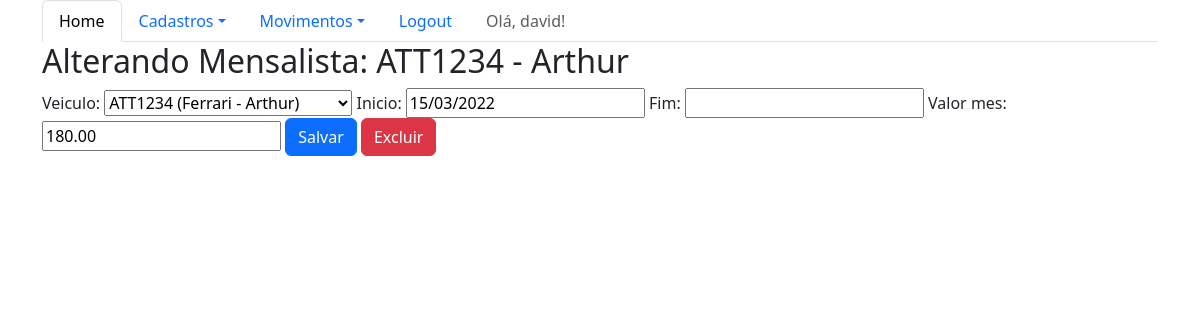
The app's page /sistema/mensalistaupdate/2/ (signed in) with its own data.
### core/models.py (models this page shows, shortened)
class Mensalista(models.Model):
    veiculo = models.ForeignKey(Veiculo, on_delete=models.CASCADE)
    inicio = models.DateField()
    fim = models.DateField(auto_now=False, null=True, blank=True)
    valor_mes = models.DecimalField(max_digits=6, decimal_places=2)
    def __str__(self):
        return f'{self.veiculo.placa} - {self.veiculo.proprietario.nome}'

class Veiculo(models.Model):
    placa = models.CharField(max_length=7)
    marca = models.ForeignKey(Marca,blank=True,null=True, on_delete=models.CASCADE)
    proprietario = models.ForeignKey(Pessoa,on_delete=models.CASCADE)
    cor = models.CharField(max_length=15, blank=True, null=True)
    observacoes = models.TextField(blank=True, null=True)
    def __str__(self):
        return self.placa + ' (' + self.marca.nome + ' - ' + self.proprietario.nome + ')'

class Pessoa(models.Model):
    nome = models.CharField(max_length=100)
    endereco = models.CharField(max_length=200,blank=True,null=True)
    telefone = models.CharField(max_length=20,blank=True,null=True)

### core/views.py (the view)
# urls.py: re_path(r'^mensalistaupdate/(?P<id>\d+)/$', mensalista_update, name='core_mensalista_update'),
@login_required
def mensalista_update(request, id):
    data = {}
    mensalista = Mensalista.objects.get(id=id)
    form = MensalistaForm( request.POST or None, instance=mensalista)
    data['mensalista'] = mensalista
    data['form'] = form
    if request.method == 'POST':
        if form.is_valid():
            form.save()
            return redirect('core_lista_mensalistas')
    else:
        return render(request, 'core/update_mensalista.html', data)

### core/forms.py
class MensalistaForm(ModelForm):
    class Meta:
        model = Mensalista
        fields = '__all__'

### core/templates/core/update_mensalista.html (shortened to what this page needs)
{% extends 'logado.html' %}
{% load bootstrap %}
{% block main %}
<div class="row">
    <div class="col">
        <h2>Alterando Mensalista: {{mensalista}}</h2>
        <form action="{% url 'core_mensalista_update' mensalista.id %}" method="POST">
          {{form|bootstrap}}
          <button type="submit" class="btn btn-primary">Salvar</button>
          <a href="{% url 'core_mensalista_delete' mensalista.id %}" class="btn btn-danger">Excluir</a>
        </form>
    </div>
</div>
{% endblock %}

### templates/logado.html (shortened to what this page needs)
{% extends 'base.html' %}
    {% block contents %}
    <ul class="nav nav-tabs">
      {% if user.is_authenticated %}
      <li class="nav-item">
        <a class="nav-link active" aria-current="page" href="{% url 'core_home' %}">Home</a>
      </li>
      <li class="nav-item dropdown">
        <a class="nav-link dropdown-toggle" data-bs-toggle="dropdown" href="#" role="button" aria-expanded="false">Cadastros</a>
      </li>
      <li class="nav-item dropdown">
        <a class="nav-link dropdown-toggle" data-bs-toggle="dropdown" href="#" role="button" aria-expanded="false">Movimentos</a>
      </li>
      <li class="nav-item">
        <a class="nav-link" href="{% url 'logout' %}">Logout</a>
      </li>
      <li class="nav-item">
        <a class="nav-link disabled" href="#">Olá, {{user}}!</a>
      </li>
      {% else %}
      <li class="nav-item">
        <a class="nav-link" href="{% url 'login' %}">Login</a>
      </li>
      {%endif%}
    </ul>
    {% block main %}
    {% endblock %}
{% endblock %}

### records on screen
Mensalista: veiculo.nome "ATT1234 - Arthur", veiculo "ATT1234 (Ferrari - Arthur)", inicio "15/03/2022", valor_mes "180.00"

### other values on screen
{{ user }} "david"
